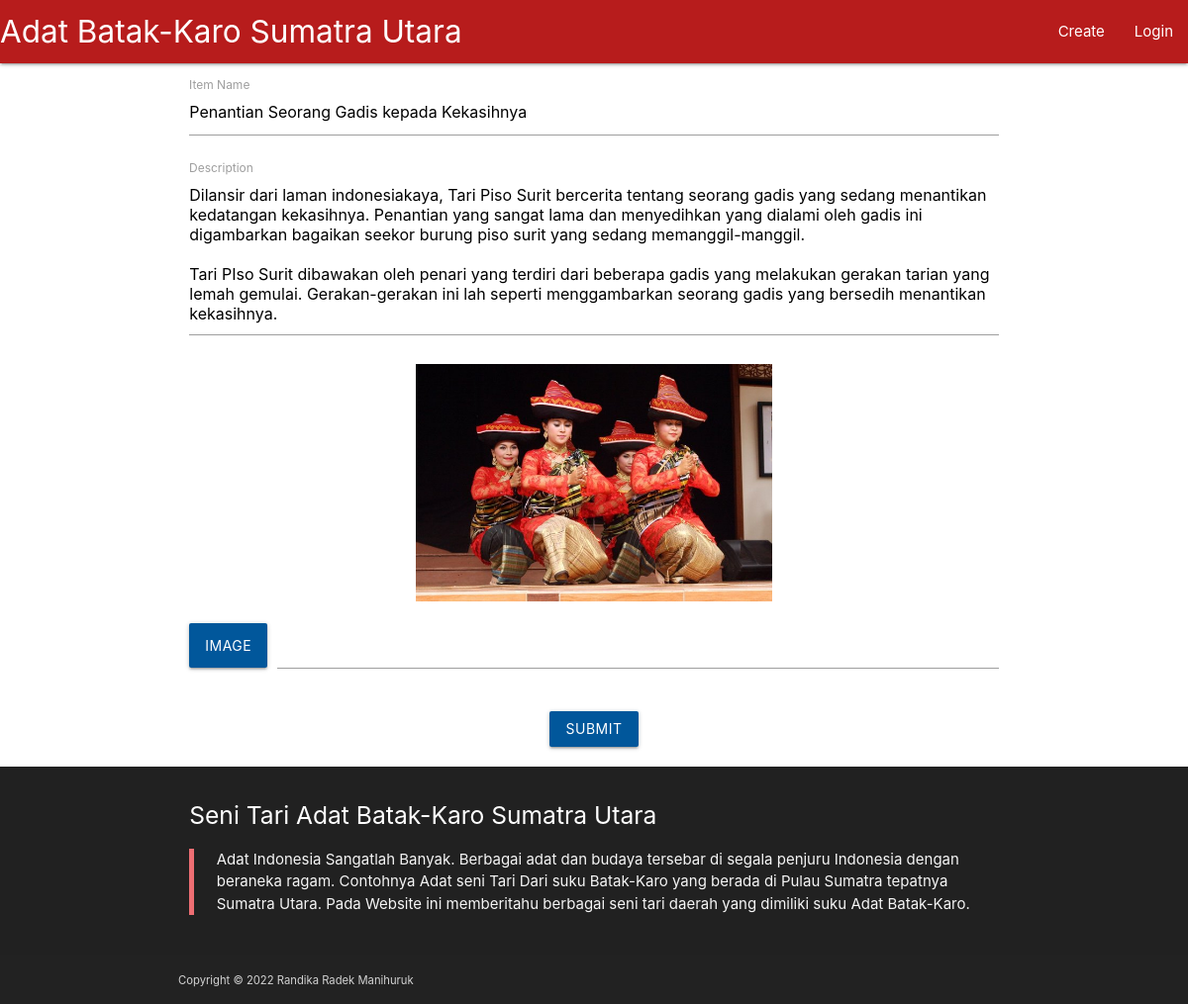
/welcome/update/item6261728c80bd83.01076233, run on the app's committed database.
### tables this page shows
CREATE TABLE `post` (
  `id` varchar(30) NOT NULL,
  `name` varchar(100) NOT NULL,
  `description` text NOT NULL,
  `filename` varchar(35) NOT NULL
);

### application/controllers/Welcome.php (called while the page is built, shortened)
<?php
class Welcome extends CI_Controller {
 public function __construct()
 {
  $this->load->model('M_welcome', 'model');
  $this->load->helper('url');
  $this->load->library('session');
 }
 public function update($id){
  $this->load->helper('form');
  $this->load->library('form_validation');
  $this->form_validation->set_rules('name', 'Name', 'required|max_length[30]');
  $this->form_validation->set_rules('description', 'Description', 'required');
  if ($this->form_validation->run() === FALSE){
   $data['post'] = $this->model->read($id);
   $this->load->view('header');
   $this->load->view('update', $data);
   $this->load->view('footer');
  	}
  }
}

### index.php (called while the page is built, shortened)
<?php
require_once BASEPATH.'core/CodeIgniter.php';

### application/models/M_welcome.php (called while the page is built, shortened)
<?php
class M_welcome extends CI_Model {
    public function read($id=FALSE){
        if ($id===FALSE){
            return $this->db->get('post')->result_array();
        }else{
            $query = $this->db->get_where('post', array('id' => $id));
            return $query->row();
        }
    }
}

### application/views/update.php (the view, shortened to what this page needs)
<div class="row">
  <form action="<?= site_url('welcome/update/'.$post->id); ?>" method="post" enctype="multipart/form-data">
    <div class="row">
      <div class="input-field col s12">
          <input name="name" id="name" type="text" class="validate" value="<?= $post->name; ?>">
          <label for="name">Item Name</label>
      </div>
      <div class="input-field col s12">
        <textarea name="description" id="description" class="materialize-textarea"><?= $post->description; ?></textarea>
        <label for="description">Description</label>
      </div>
      <div class="center col s12">
         <img class="responsive-img" id="image" style="max-height:30vh;" src="<?= site_url('upload/post/'.$post->filename); ?>">
      </div>
      <div class="file-field input-field col s12">
        <div class="btn light-blue darken-4">
          <span>Image</span>
        </div>
        <div class="file-path-wrapper">
          <input class="file-path validate" type="text" onchange="thumbnail();" name="file">
        </div>
      </div>
    </div>
    <div class="col s12 center">
      <button class="btn light-blue darken-4" type="submit">Submit</button>
    </div>
  </form>
</div>

### application/views/footer.php (style rules this page uses)
body { display: flex; min-height: 100vh; flex-direction: column; }

### data on the page
post: name "Penantian Seorang Gadis kepada Kekasihnya", description "Dilansir dari laman indonesiakaya, Tari Piso Surit bercerita tentang seorang gadis yang sedang menantikan kedatangan kekasihnya. Penantian yang sangat lama dan menyedihkan yang dialami oleh gadis ini digambarkan bagaikan seekor burung piso surit yang sedang memanggil-manggil. Tari PIso Surit dibawakan oleh penari yang terdiri dari beberapa gadis yang melakukan gerakan tarian yang lemah gemulai. Gerakan-gerakan ini lah seperti menggambarkan seorang gadis yang bersedih menantikan kekasihnya.", filename (picture)
